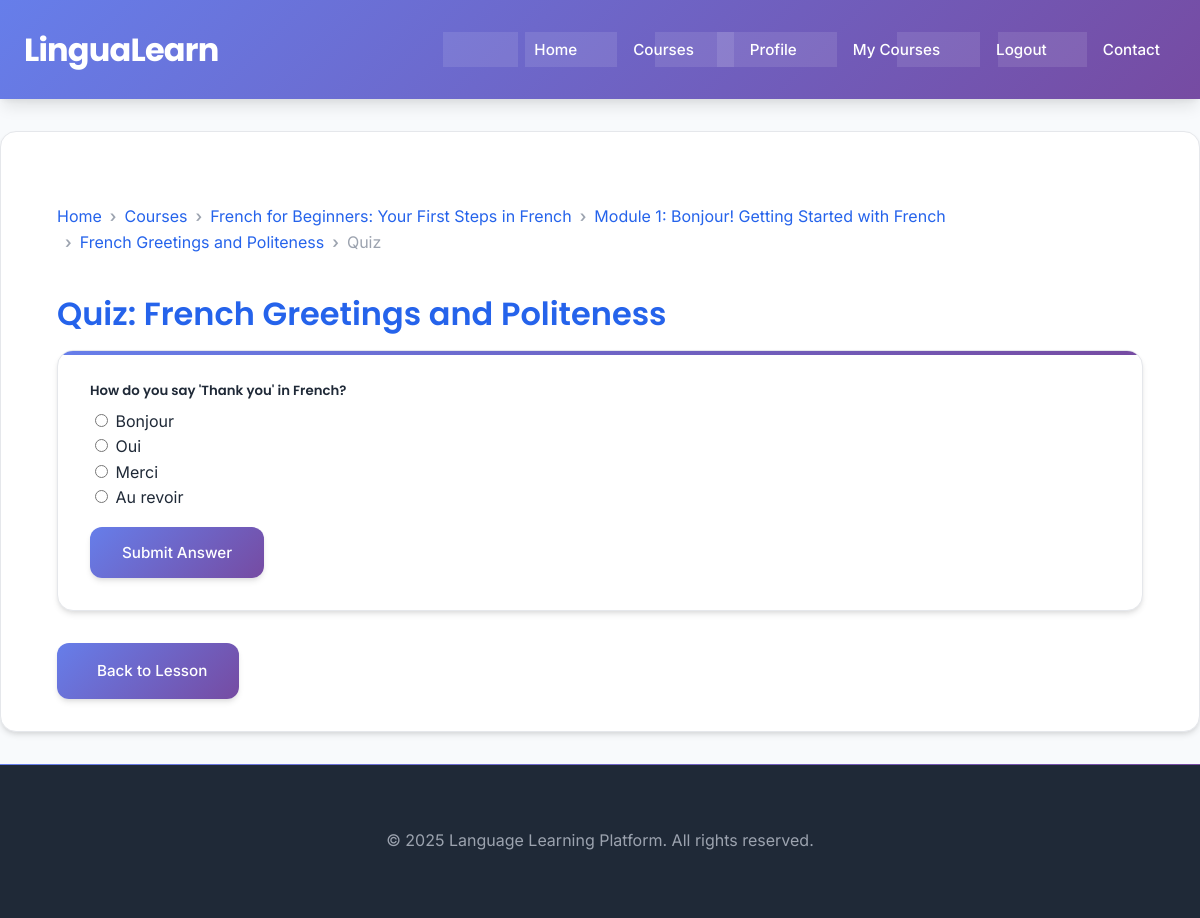
/quiz/7/take (signed in), run on the app's committed database.
### app.py (models this page shows, shortened)
class Course(db.Model):
    __tablename__ = 'courses'
    id = db.Column(db.Integer, primary_key=True)
    language = db.Column(db.String(50), nullable=False)
    level = db.Column(db.String(50), nullable=False) # Beginner, Intermediate, Advanced
    title = db.Column(db.String(100), nullable=False)
    description = db.Column(db.Text, nullable=True)
    image_url = db.Column(db.String(200), nullable=True) # For course thumbnail/banner
    learning_objectives = db.Column(db.Text, nullable=True) # What students will learn
    modules = db.relationship('Module', backref='course', lazy=True, cascade="all, delete-orphan")

class Module(db.Model):
    __tablename__ = 'modules'
    id = db.Column(db.Integer, primary_key=True)
    course_id = db.Column(db.Integer, db.ForeignKey('courses.id'), nullable=False)
    title = db.Column(db.String(150), nullable=False)
    order = db.Column(db.Integer, nullable=False) # To order modules within a course
    description = db.Column(db.Text, nullable=True) # Optional description for the module
    lessons = db.relationship('Lesson', backref='module', lazy=True, cascade="all, delete-orphan", order_by='Lesson.lesson_number')

class Lesson(db.Model):
    __tablename__ = 'lessons'
    id = db.Column(db.Integer, primary_key=True)
    module_id = db.Column(db.Integer, db.ForeignKey('modules.id'), nullable=False)
    lesson_number = db.Column(db.Integer, nullable=False) # For ordering within a module
    title = db.Column(db.String(100), nullable=False)
    content = db.Column(db.Text, nullable=False) # Rich text, paths to images/audio
    video_url = db.Column(db.String(200), nullable=True)
    estimated_duration = db.Column(db.String(50), nullable=True) # e.g., "20 minutes"
    quizzes = db.relationship('Quiz', backref='lesson', lazy=True, cascade="all, delete-orphan")

class Quiz(db.Model):
    __tablename__ = 'quizzes'
    id = db.Column(db.Integer, primary_key=True)
    lesson_id = db.Column(db.Integer, db.ForeignKey('lessons.id'), nullable=False)
    question = db.Column(db.Text, nullable=False)
    options = db.Column(db.String(500), nullable=True) # e.g., JSON: {"a": "Option A", "b": "Option B"}
    correct_answer = db.Column(db.String(100), nullable=False)
    quiz_type = db.Column(db.String(20), default='multiple_choice') # 'multiple_choice', 'fill_in_blank'
    quiz_attempts = db.relationship('QuizAttempt', backref='quiz', lazy=True)

### app.py (the view, shortened to what this page needs)
@app.route('/quiz/<int:quiz_id>/take', methods=['GET', 'POST'])
@login_required
def take_quiz(quiz_id):
    quiz = Quiz.query.options(
        db.joinedload(Quiz.lesson).joinedload(Lesson.module).joinedload(Module.course)
    ).get_or_404(quiz_id)
    lesson = quiz.lesson
    module = lesson.module
    course = module.course
    options = quiz.options.split(',') if quiz.options else []
    return render_template('take_quiz.html',
                           title=f"Quiz: {quiz.question[:30]}...",
                           quiz=quiz,
                           options=options,
                           lesson=lesson,
                           module=module,
                           course=course)

### app.py (called while the page is built)
@login_manager.user_loader
def load_user(user_id):
    return User.query.get(int(user_id))

@app.context_processor
def inject_current_year():
    return {'current_year': datetime.datetime.utcnow().year}

### templates/take_quiz.html (shortened to what this page needs)
{% extends "base.html" %}
{% block content %}
<div class="container mt-4">
    {% if quiz and lesson and module and course %}
        <nav aria-label="breadcrumb">
            <ol class="breadcrumb">
                <li class="breadcrumb-item"><a href="{{ url_for('index') }}">Home</a></li>
                <li class="breadcrumb-item"><a href="{{ url_for('courses') }}">Courses</a></li>
                <li class="breadcrumb-item"><a href="{{ url_for('course_detail', course_id=course.id) }}">{{ course.title }}</a></li>
                <li class="breadcrumb-item"><a href="{{ url_for('course_detail', course_id=course.id) }}#heading{{ module.id }}">{{ module.title }}</a></li>
                <li class="breadcrumb-item"><a href="{{ url_for('lesson_view', lesson_id=lesson.id) }}">{{ lesson.title }}</a></li>
                <li class="breadcrumb-item active" aria-current="page">Quiz</li>
            </ol>
        </nav>
        <h2 class="mb-3">Quiz: {{ lesson.title }}</h2>
        <div class="card shadow-sm">
            <div class="card-header">
                <h5>{{ quiz.question }}</h5>
            </div>
            <div class="card-body">
                <form method="POST" action="{{ url_for('take_quiz', quiz_id=quiz.id) }}">
                    {% if quiz.quiz_type == 'multiple_choice' and options %}
                        <div class="mb-3">
                            {% for option in options %}
                            <div class="form-check">
                                <input class="form-check-input" type="radio" name="selected_answer" id="option{{ loop.index }}" value="{{ option.strip() }}" required>
                                <label class="form-check-label" for="option{{ loop.index }}">
                                    {{ option.strip() }}
                                </label>
                            </div>
                            {% endfor %}
                        </div>
                    {% elif quiz.quiz_type == 'short_answer' %}
                        <div class="mb-3">
                            <label for="short_answer_text" class="form-label">Your Answer:</label>
                            <textarea class="form-control" id="short_answer_text" name="selected_answer" rows="3" required></textarea>
                        </div>
                    {% else %}
                        <p class="text-muted">This quiz type is not yet fully supported for display.</p>
                    {% endif %}
                    {% if quiz.quiz_type in ['multiple_choice', 'true_false', 'short_answer'] %}
                        <button type="submit" class="btn btn-primary">Submit Answer</button>
                    {% endif %}
                </form>
            </div>
        </div>
        <div class="mt-4">
            <a href="{{ url_for('lesson_view', lesson_id=lesson.id) }}" class="btn btn-outline-secondary">Back to Lesson</a>
        </div>
    {% else %}
        <div class="alert alert-danger" role="alert">
            <h2>Quiz Not Found</h2>
            <p>The quiz you are looking for does not exist or could not be loaded.</p>
            <a href="{{ url_for('courses') }}" class="btn btn-primary">Back to Courses</a>
        </div>
    {% endif %}
</div>
{% endblock %}

### static/css/style.css (style rules this page uses)
:root { --primary-blue: #2563eb; --primary-dark: #1d4ed8; --secondary-purple: #7c3aed; --accent-teal: #0d9488; --accent-orange: #ea580c; --gradient-primary: linear-gradient(135deg, #667eea 0%, #764ba2 100%); --gradient-secondary: linear-gradient(135deg, #f093fb 0%, #f5576c 100%); --gradient-accent: linear-gradient(135deg, #4facfe 0%, #00f2fe 100%); --text-primary: #1f2937; --text-secondary: #6b7280; --text-light: #ffffff; --text-muted: #9ca3af; --bg-primary: #ffffff; --bg-secondary: #f8fafc; --bg-dark: #1f2937; --bg-card: #ffffff; --border-light: #e5e7eb; --border-medium: #d1d5db; --shadow-sm: 0 1px 2px 0 rgba(0, 0, 0, 0.05); --shadow-md: 0 4px 6px -1px rgba(0, 0, 0, 0.1), 0 2px 4px -1px rgba(0, 0, 0, 0.06); --shadow-lg: 0 10px 15px -3px rgba(0, 0, 0, 0.1), 0 4px 6px -2px rgba(0, 0, 0, 0.05); --shadow-xl: 0 20px 25px -5px rgba(0, 0, 0, 0.1), 0 10px 10px -5px rgba(0, 0, 0, 0.04); --spacing-xs: 0.25rem; --spacing-sm: 0.5rem; --spacing-md: 1rem; --spacing-lg: 1.5rem; --spacing-xl: 2rem; --spacing-2xl: 3rem; --radius-sm: 0.375rem; --radius-md: 0.5rem; --radius-lg: 0.75rem; --radius-xl: 1rem; }
* { box-sizing: border-box; }
body { font-family: 'Inter', -apple-system, BlinkMacSystemFont, 'Segoe UI', sans-serif; margin: 0; padding: 0; background: var(--bg-secondary); color: var(--text-primary); line-height: 1.6; display: flex; flex-direction: column; min-height: 100vh; font-size: 16px; -webkit-font-smoothing: antialiased; -moz-osx-font-smoothing: grayscale; }
.container { width: 100%; max-width: 1200px; margin: 0 auto; padding: 0 var(--spacing-lg); }
h1, h2, h3, h4, h5, h6 { font-family: 'Poppins', sans-serif; color: var(--text-primary); margin-top: 0; margin-bottom: 0.75em; line-height: 1.2; font-weight: 600; }
h2 { font-size: 2rem; color: var(--primary-blue); }
a { color: var(--primary-blue); text-decoration: none; transition: all 0.3s ease; }
.btn { display: inline-flex; align-items: center; justify-content: center; gap: var(--spacing-sm); background: var(--gradient-primary); color: var(--text-light); padding: var(--spacing-md) var(--spacing-xl); border: none; border-radius: var(--radius-lg); cursor: pointer; text-decoration: none; font-family: 'Inter', sans-serif; font-size: 0.95rem; font-weight: 500; transition: all 0.3s ease; box-shadow: var(--shadow-md); position: relative; overflow: hidden; min-height: 44px; }
.btn::before { content: ''; position: absolute; top: 0; left: -100%; width: 100%; height: 100%; background: linear-gradient(90deg, transparent, rgba(255, 255, 255, 0.2), transparent); transition: left 0.5s ease; }
.btn-primary { background: var(--gradient-primary); }
.card { background: var(--bg-card); border: 1px solid var(--border-light); border-radius: var(--radius-xl); padding: var(--spacing-xl); margin-bottom: var(--spacing-xl); box-shadow: var(--shadow-md); transition: all 0.3s ease; position: relative; overflow: hidden; }
.card::before { content: ''; position: absolute; top: 0; left: 0; right: 0; height: 4px; background: var(--gradient-primary); }
.card-body { padding: 0; }
.mt-4 { margin-top: var(--spacing-lg); }
.mb-3 { margin-bottom: var(--spacing-md); }
.breadcrumb { display: flex; flex-wrap: wrap; padding: var(--spacing-md) 0; margin-bottom: var(--spacing-lg); list-style: none; background: transparent; border-radius: var(--radius-md); }
.breadcrumb-item { display: flex; align-items: center; }
.breadcrumb-item + .breadcrumb-item::before { content: "›"; padding: 0 var(--spacing-sm); color: var(--text-muted); font-weight: 600; }
.breadcrumb-item.active { color: var(--text-muted); }
.breadcrumb-item a { color: var(--primary-blue); text-decoration: none; transition: color 0.3s ease; }

### data on the page
Course: title "French for Beginners: Your First Steps in French"
Module: title "Module 1: Bonjour! Getting Started with French"
Lesson: title "French Greetings and Politeness"
Quiz: question "How do you say 'Thank you' in French?"

### other printed values
{{ option.strip() }} "Bonjour" "Oui" "Merci" "Au revoir"
